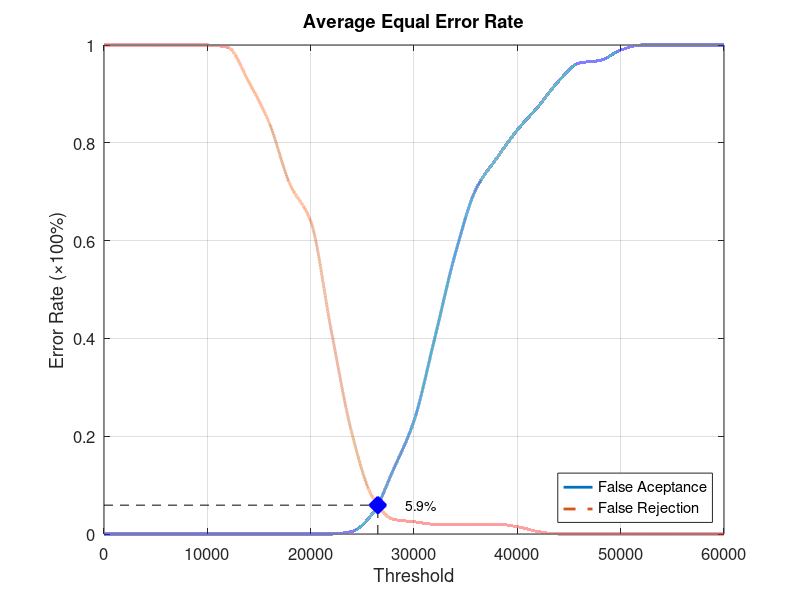
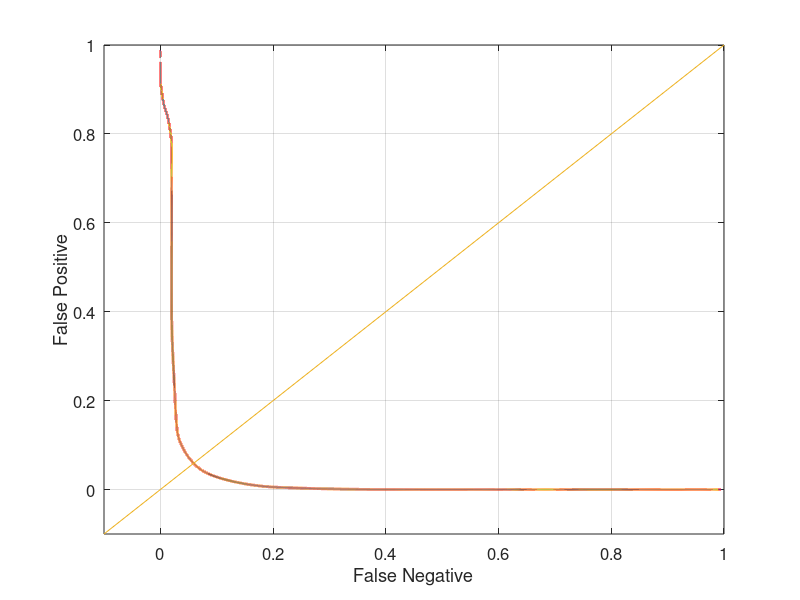

Reproduce these figures in MATLAB, in order.
function yEER = Database5_2
close all;
clear;
clc;
x = 0:2000:60000;
xq = 0:0.5:60000;

y0 = [0 0 0 0 0 0 0 0 0 0 0 0 0.00526316 0.0421053 0.131579 0.231579 0.4 0.573684 0.705263 0.768421 0.826316 0.873684 0.926316 0.963158 0.968421 0.989474 1 1 1 1 1];
yy0 = interp1(x, y0, xq, 'pchip');
y1 = [1 1 1 1 1 1 0.995 0.925 0.84 0.715 0.64 0.415 0.205 0.075 0.03 0.025 0.02 0.02 0.02 0.02 0.015 0.005 0 0 0 0 0 0 0 0 0];
yy1 = interp1(x, y1, xq, 'pchip');

% Calculating EER: 
y2 = abs(y0 - y1);
find(y2 == min(y2))
yy2 = abs(yy0 - yy1);
xEER = find(yy2 == min(yy2));
xEERIndex = xq(xEER) % X-axis EER
yEER = yy0(xEER) % Y-axis EER

main = figure
plot(xq, yy0,'-','LineWidth', 2);	hold on
plot(xq, yy1,'--','LineWidth', 2);	hold on
plot([xEERIndex xEERIndex], [0 yEER], 'k--');	hold on
plot([0 xEERIndex], [yEER yEER], 'k--');	hold on
plot(xEERIndex, yEER, 'bx', 'LineWidth', 10);	hold on
text(xEERIndex + 10 * xEERIndex / 100, yEER, [num2str(round((10000 * yEER)) / 100) '%'])
legend('False Aceptance', 'False Rejection', 'Location', 'SouthEast')
xlabel('Threshold')
ylabel('Error Rate (\times100%)')
title('Average Equal Error Rate')
set(gca, 'FontSize', 12)
axis([0 60000 0 1])
grid on

print(main, 'Database5_2Main', '-dpng');
FNRxFPR = figure('Color', [1 1 1]);
plot(yy1, yy0, '-', yy1, yy0, 'LineWidth', 2);
hold on
y = -0.1:0.1:1
plot(y, y); 
set(gca, 'FontSize', 12)
xlabel('False Negative')
ylabel('False Positive')
axis([-0.1 1 -0.1 1])
set(gca, 'FontSize', 12)
grid on

print(FNRxFPR, 'Database5_2FNRxFPR','-dpng');
end
